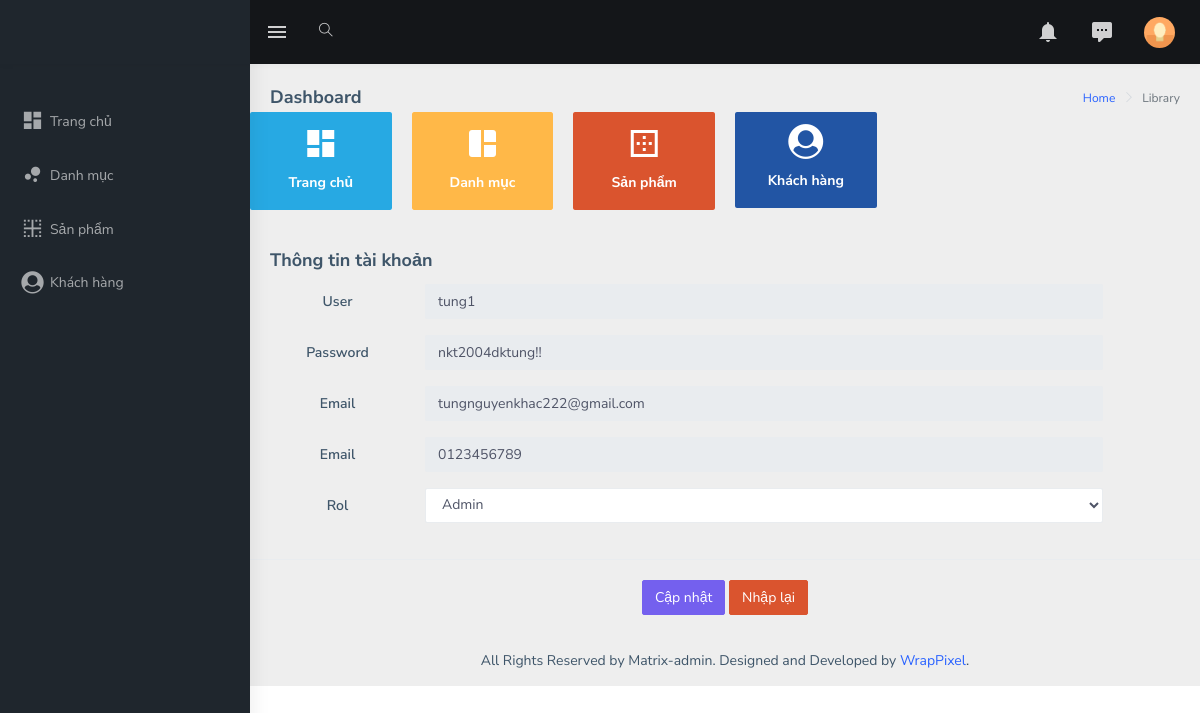
The app's page /admin/index.php?act=suatk&id=11 with its own data.
### tables this page shows
CREATE TABLE `acount` (
  `id` int(11) NOT NULL,
  `user` varchar(225) NOT NULL,
  `pass` varchar(225) NOT NULL,
  `image` varchar(225) NOT NULL,
  `diachi` varchar(500) NOT NULL,
  `email` varchar(225) NOT NULL,
  `phone` varchar(20) NOT NULL,
  `role` tinyint(4) NOT NULL DEFAULT 0
);

### model/pdo.php (called while the page is built, shortened)
<?php
function pdo_get_connection()
{
    $servername = "localhost";
    $username = "root";
    $password = "";
    try {
        $conn = new PDO("mysql:host=$servername;dbname=duanmau2024", $username, $password);
        $conn->setAttribute(PDO::ATTR_ERRMODE, PDO::ERRMODE_EXCEPTION);
        return $conn;
    } catch (PDOException $e) {
        echo "Connection failed: " . $e->getMessage();
    }
}
function pdo_query_one($sql)
{
    $sql_args = array_slice(func_get_args(), 1);
    try {
        $conn = pdo_get_connection();
        $stmt = $conn->prepare($sql);
        $stmt->execute($sql_args);
        $row = $stmt->fetch(PDO::FETCH_ASSOC);
        return $row;
    } catch (PDOException $e) {
        throw $e;
    } finally {
        unset($conn);
    }
}
?>

### model/taikhoan.php (called while the page is built, shortened)
<?php
function loadone_taikhoan($id)
{
    $sql = "select * from acount where id=" . $id;
    $tk = pdo_query_one($sql);
    return $tk;
}

### admin/taikhoan/updatetk.php (the view, shortened to what this page needs)
<?php
if (is_array($taikhoan)) {
    extract($taikhoan);
}
?>
<form action="index.php?act=updatetk" method="post" class="form-horizontal" enctype="multipart/form-data">
    <div class="card-body">
        <h4 class="card-title">Thông tin tài khoản</h4>
        <div class="form-group row">
            <label for="fname" class="col-sm-2 text-center control-label col-form-label">User</label>
            <div class="col-sm-9">
                <input type="text" name="user" class="form-control" id="fname" placeholder="User" value="<?= $user ?>" readonly>
            </div>
        </div>
        <div class="form-group row">
            <label for="lname" class="col-sm-2 text-center control-label col-form-label">Password</label>
            <div class="col-sm-9">
                <input type="text" name="pass" class="form-control" id="lname" placeholder="Password" value="<?= $pass ?>" readonly>
            </div>
        </div>
        <div class="form-group row">
            <label for="lname" class="col-sm-2 text-center control-label col-form-label">Email</label>
            <div class="col-sm-9">
                <input type="text" name="email" class="form-control" id="lname" placeholder="Email" value="<?= $email ?>" readonly>
            </div>
        </div>
        <div class="form-group row">
            <label for="lname" class="col-sm-2 text-center control-label col-form-label">Email</label>
            <div class="col-sm-9">
                <input type="text" name="phone" class="form-control" id="lname" placeholder="phone" value="<?= $phone ?>" readonly>
            </div>
        </div>
        <div class="form-group row">
            <label for="rol" class="col-sm-2 text-center control-label col-form-label">Rol</label>
            <div class="col-sm-9">
                <select name="role" class="form-control" id="rol">
                    <option value="1" <?php if ($role === 1) echo 'selected'; ?>>Admin</option>
                </select>
            </div>
        </div>
    </div>
    <div class="border-top text-center">
        <div class="card-body">
            <input type="submit" name="capnhattk" class="btn btn-primary" value="Cập nhật">
            <input type="reset" class="btn btn-danger" value="Nhập lại">
        </div>
    </div>
</form>

### records on screen
acount: user "tung1", pass "nkt2004dktung!!", email "tungnguyenkhac222@gmail.com", phone "0123456789", role "Admin"
